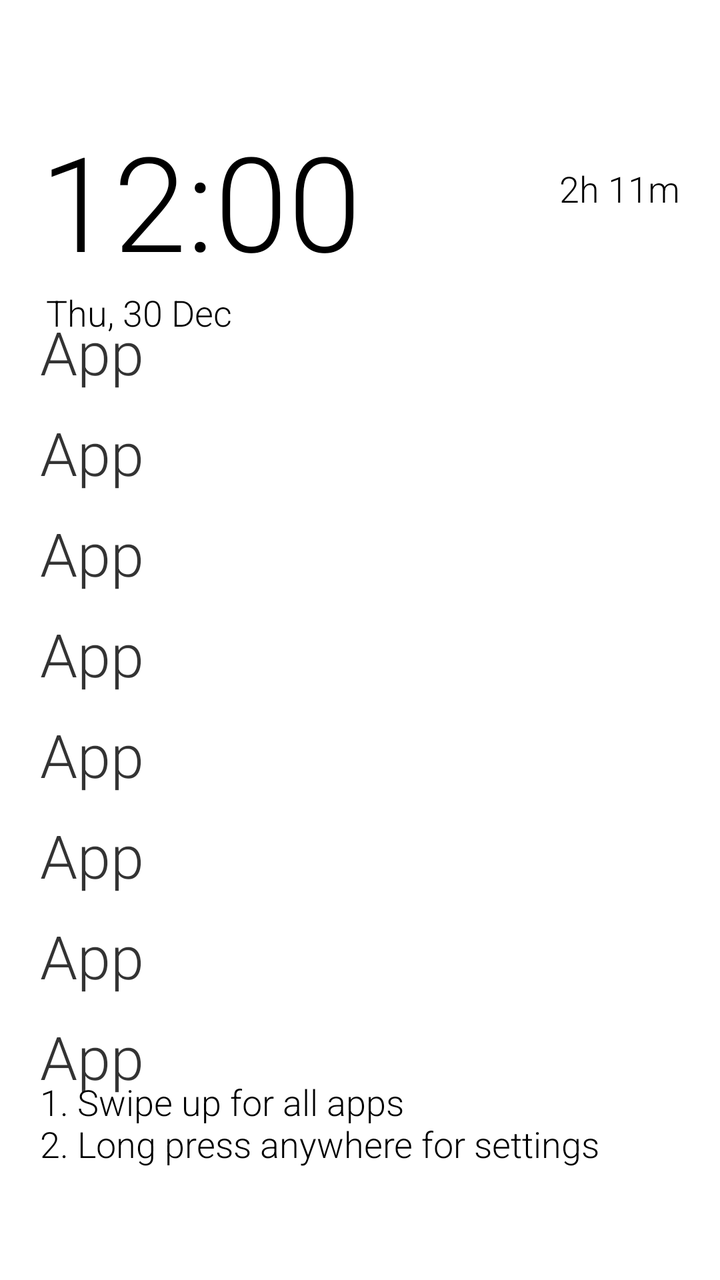
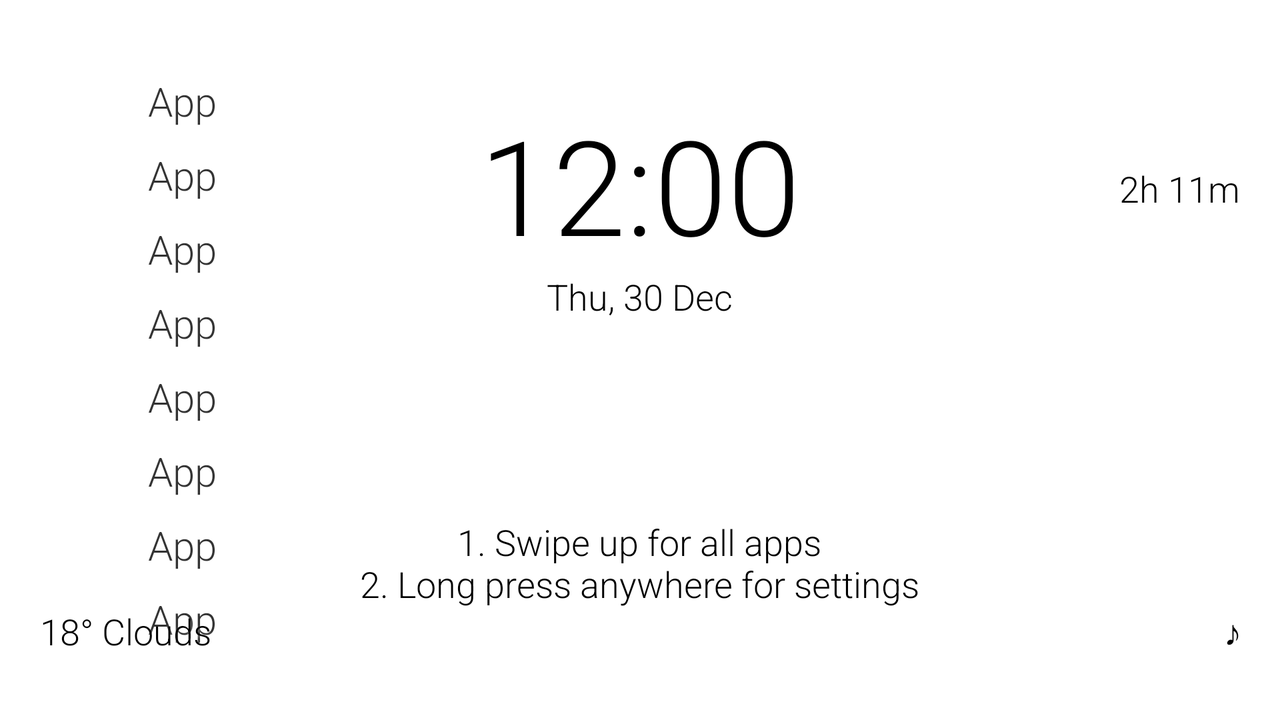

Two renders of one Android screen. The first uses the default layout on a phone; the second uses the alternative layout the repository ships for a different screen configuration, on a matching device. The two XML files are below.
<!-- AndroidManifest.xml: application theme AppTheme -->
<!-- res/layout/fragment_home.xml -->
<?xml version="1.0" encoding="utf-8"?>
<FrameLayout xmlns:android="http://schemas.android.com/apk/res/android"
    xmlns:tools="http://schemas.android.com/tools"
    android:id="@+id/mainLayout"
    android:layout_width="match_parent"
    android:layout_height="match_parent"
    android:animateLayoutChanges="true"
    android:orientation="vertical"
    tools:context=".ui.HomeFragment">

    
    <FrameLayout
        android:id="@+id/lock"
        android:layout_width="match_parent"
        android:layout_height="1dp"
        android:contentDescription="@string/lock_layout_description" />

    
    <LinearLayout
        android:id="@+id/dateTimeLayout"
        android:layout_width="match_parent"
        android:layout_height="wrap_content"
        android:layout_marginHorizontal="20dp"
        android:layout_marginTop="56dp"
        android:orientation="vertical"
        android:visibility="gone"
        tools:visibility="visible">

        <TextClock
            android:id="@+id/clock"
            style="@style/TextDefault"
            android:layout_width="wrap_content"
            android:layout_height="wrap_content"
            android:format12Hour="h:mm"
            android:textSize="@dimen/time_size"
            tools:text="02:34" />

        <TextView
            android:id="@+id/date"
            style="@style/TextDefault"
            android:layout_width="wrap_content"
            android:layout_height="wrap_content"
            android:format12Hour="EEE, dd MMM"
            android:format24Hour="EEE, dd MMM"
            android:paddingHorizontal="3dp"
            android:textSize="@dimen/date_size"
            tools:text="Thu, 30 Dec" />
    </LinearLayout>

    
    <androidx.appcompat.widget.AppCompatTextView
        android:id="@+id/tvScreenTime"
        style="@style/TextSmall"
        android:layout_width="wrap_content"
        android:layout_height="wrap_content"
        android:layout_gravity="end"
        android:layout_marginHorizontal="10dp"
        android:layout_marginTop="72dp"
        android:gravity="center"
        android:padding="10dp"
        android:textSize="@dimen/date_size"
        android:visibility="gone"
        tools:text="2h 11m"
        tools:visibility="visible" />

    
    <LinearLayout
        android:id="@+id/homeAppsLayout"
        android:layout_width="match_parent"
        android:layout_height="match_parent"
        android:gravity="center_vertical"
        android:orientation="vertical"
        android:paddingHorizontal="20dp"
        android:paddingTop="112dp"
        android:paddingBottom="48dp">

        <TextView
            android:id="@+id/homeApp1"
            style="@style/TextLarge"
            android:layout_width="wrap_content"
            android:layout_height="wrap_content"
            android:hint="@string/app"
            android:paddingVertical="@dimen/home_app_padding_vertical"
            android:tag="@string/tag_1"
            android:visibility="gone"
            tools:visibility="visible" />

        <TextView
            android:id="@+id/homeApp2"
            style="@style/TextLarge"
            android:layout_width="wrap_content"
            android:layout_height="wrap_content"
            android:hint="@string/app"
            android:paddingVertical="@dimen/home_app_padding_vertical"
            android:tag="@string/tag_2"
            android:visibility="gone"
            tools:visibility="visible" />

        <TextView
            android:id="@+id/homeApp3"
            style="@style/TextLarge"
            android:layout_width="wrap_content"
            android:layout_height="wrap_content"
            android:hint="@string/app"
            android:paddingVertical="@dimen/home_app_padding_vertical"
            android:tag="@string/tag_3"
            android:visibility="gone"
            tools:visibility="visible" />

        <TextView
            android:id="@+id/homeApp4"
            style="@style/TextLarge"
            android:layout_width="wrap_content"
            android:layout_height="wrap_content"
            android:hint="@string/app"
            android:paddingVertical="@dimen/home_app_padding_vertical"
            android:tag="@string/tag_4"
            android:visibility="gone"
            tools:visibility="visible" />

        <TextView
            android:id="@+id/homeApp5"
            style="@style/TextLarge"
            android:layout_width="wrap_content"
            android:layout_height="wrap_content"
            android:hint="@string/app"
            android:paddingVertical="@dimen/home_app_padding_vertical"
            android:tag="@string/tag_5"
            android:visibility="gone"
            tools:visibility="visible" />

        <TextView
            android:id="@+id/homeApp6"
            style="@style/TextLarge"
            android:layout_width="wrap_content"
            android:layout_height="wrap_content"
            android:hint="@string/app"
            android:paddingVertical="@dimen/home_app_padding_vertical"
            android:tag="@string/tag_6"
            android:visibility="gone"
            tools:visibility="visible" />

        <TextView
            android:id="@+id/homeApp7"
            style="@style/TextLarge"
            android:layout_width="wrap_content"
            android:layout_height="wrap_content"
            android:hint="@string/app"
            android:paddingVertical="@dimen/home_app_padding_vertical"
            android:tag="@string/tag_7"
            android:visibility="gone"
            tools:visibility="visible" />

        <TextView
            android:id="@+id/homeApp8"
            style="@style/TextLarge"
            android:layout_width="wrap_content"
            android:layout_height="wrap_content"
            android:hint="@string/app"
            android:paddingVertical="@dimen/home_app_padding_vertical"
            android:tag="@string/tag_8"
            android:visibility="gone"
            tools:visibility="visible" />

    </LinearLayout>

    <TextView
        android:id="@+id/firstRunTips"
        style="@style/TextSmall"
        android:layout_width="wrap_content"
        android:layout_height="wrap_content"
        android:layout_gravity="bottom"
        android:layout_marginStart="20dp"
        android:layout_marginEnd="8dp"
        android:layout_marginBottom="56dp"
        android:text="@string/swipe_up_for_apps"
        android:visibility="gone"
        tools:visibility="visible" />

    
    <TextView
        android:id="@+id/setDefaultLauncher"
        style="@style/TextMedium"
        android:layout_width="wrap_content"
        android:layout_height="wrap_content"
        android:layout_gravity="bottom|center_horizontal"
        android:layout_marginHorizontal="20dp"
        android:layout_marginBottom="56dp"
        android:ellipsize="end"
        android:maxLines="1"
        android:text="@string/set_as_default_launcher_u"
        android:visibility="gone" />
</FrameLayout>
<!-- resources referenced by this layout -->
<resources>
  <!-- from res/values-xxhdpi/ -->
  <dimen name="date_size">18sp</dimen>
  <!-- from res/values-xxhdpi/ -->
  <dimen name="home_app_padding_vertical">5dp</dimen>
  <!-- from res/values-xxhdpi/ -->
  <dimen name="time_size">66sp</dimen>
  <string name="app">App</string>
  <string name="lock_layout_description" translatable="false">lock layout description to be used a unique id to lock screen</string>
  <string name="set_as_default_launcher_u"><u>Set as default launcher</u></string>
  <string name="swipe_up_for_apps">1. Swipe up for all apps\n2. Long press anywhere for settings</string>
  <string name="tag_1" translatable="false">1</string>
  <string name="tag_2" translatable="false">2</string>
  <string name="tag_3" translatable="false">3</string>
  <string name="tag_4" translatable="false">4</string>
  <string name="tag_5" translatable="false">5</string>
  <string name="tag_6" translatable="false">6</string>
  <string name="tag_7" translatable="false">7</string>
  <string name="tag_8" translatable="false">8</string>
  <style name="TextDefault" parent="@android:style/TextAppearance.Large">
          <item name="fontFamily">?attr/launcherFont</item>
          <item name="android:fontFamily">?attr/launcherFont</item>
          <item name="android:textColor">?attr/launcherTextColor</item>
          <item name="android:textColorHint">?attr/primaryColorTrans80</item>
          <item name="android:shadowColor">?attr/primaryTextShadowColor</item>
          <item name="android:shadowDx">0</item>
          <item name="android:shadowDy">2</item>
          <item name="android:shadowRadius">4</item>
      </style>
  <style name="TextLarge" parent="TextDefault">
          <item name="android:textSize">@dimen/text_large</item>
      </style>
  <style name="TextMedium" parent="TextDefault">
          <item name="android:textSize">20sp</item>
      </style>
  <style name="TextSmall" parent="TextDefault">
          <item name="android:textSize">@dimen/text_small</item>
      </style>
  <!-- from res/values-xxhdpi/ -->
  <dimen name="text_large">30sp</dimen>
  <!-- from res/values-xxhdpi/ -->
  <dimen name="text_small">18sp</dimen>
  <style name="WindowAnimationTransition">
          <item name="android:windowEnterAnimation">@android:anim/fade_in</item>
          <item name="android:windowExitAnimation">@android:anim/fade_out</item>
      </style>
  <color name="black">#000000</color>
  <color name="blackInverse">#FFFFFF</color>
  <color name="blackInverseTrans50">#80FFFFFF</color>
  <color name="blackTrans50">#80000000</color>
  <color name="blackTrans80">#CC000000</color>
  <color name="blackInverseTrans80">#CCFFFFFF</color>
  <color name="blackInverseTrans90">#E6FFFFFF</color>
  <color name="blackInverseTrans10">#1AFFFFFF</color>
  <color name="blackInverseTrans25">#40FFFFFF</color>
  <!-- some entries are left out for length -->
</resources>
<!-- res/layout-land/fragment_home.xml (the repository's variant of the layout above) -->
<!-- drawn on the phone turned sideways -->
<?xml version="1.0" encoding="utf-8"?>
<FrameLayout xmlns:android="http://schemas.android.com/apk/res/android"
    xmlns:app="http://schemas.android.com/apk/res-auto"
    xmlns:tools="http://schemas.android.com/tools"
    android:id="@+id/mainLayout"
    android:layout_width="match_parent"
    android:layout_height="match_parent"
    android:animateLayoutChanges="true"
    android:orientation="vertical"
    tools:context=".ui.HomeFragment">

    
    <FrameLayout
        android:id="@+id/lock"
        android:layout_width="match_parent"
        android:layout_height="1dp"
        android:contentDescription="@string/lock_layout_description" />

    
    <LinearLayout
        android:id="@+id/dateTimeLayout"
        android:layout_width="wrap_content"
        android:layout_height="wrap_content"
        android:layout_gravity="center_horizontal"
        android:layout_marginTop="48dp"
        android:gravity="center_horizontal"
        android:orientation="vertical"
        android:visibility="gone"
        tools:visibility="visible">

        <TextClock
            android:id="@+id/clock"
            style="@style/TextDefault"
            android:layout_width="wrap_content"
            android:layout_height="wrap_content"
            android:fontFamily="sans-serif-light"
            android:format12Hour="h:mm"
            android:textSize="@dimen/time_size"
            tools:text="02:34" />

        <TextView
            android:id="@+id/date"
            style="@style/TextDefault"
            android:layout_width="wrap_content"
            android:layout_height="wrap_content"
            android:format12Hour="EEE, dd MMM"
            android:format24Hour="EEE, dd MMM"
            android:paddingHorizontal="3dp"
            android:textSize="@dimen/date_size"
            tools:text="Thu, 30 Dec" />
    </LinearLayout>

    
    <androidx.appcompat.widget.AppCompatTextView
        android:id="@+id/tvScreenTime"
        style="@style/TextSmall"
        android:layout_width="wrap_content"
        android:layout_height="wrap_content"
        android:layout_gravity="end"
        android:layout_marginHorizontal="10dp"
        android:layout_marginTop="72dp"
        android:gravity="center"
        android:padding="10dp"
        android:textSize="@dimen/date_size"
        android:visibility="gone"
        tools:text="2h 11m"
        tools:visibility="visible" />

    
    <LinearLayout
        android:id="@+id/homeAppsLayout"
        android:layout_width="match_parent"
        android:layout_height="match_parent"
        android:layout_marginHorizontal="74dp"
        android:gravity="center_vertical"
        android:orientation="vertical"
        android:paddingVertical="@dimen/home_app_padding_vertical">

        <TextView
            android:id="@+id/homeApp1"
            style="@style/TextMedium"
            android:layout_width="wrap_content"
            android:layout_height="wrap_content"
            android:hint="@string/app"
            android:paddingVertical="@dimen/home_app_padding_vertical"
            android:tag="@string/tag_1"
            android:visibility="gone"
            tools:visibility="visible" />

        <TextView
            android:id="@+id/homeApp2"
            style="@style/TextMedium"
            android:layout_width="wrap_content"
            android:layout_height="wrap_content"
            android:hint="@string/app"
            android:paddingVertical="@dimen/home_app_padding_vertical"
            android:tag="@string/tag_2"
            android:visibility="gone"
            tools:visibility="visible" />

        <TextView
            android:id="@+id/homeApp3"
            style="@style/TextMedium"
            android:layout_width="wrap_content"
            android:layout_height="wrap_content"
            android:hint="@string/app"
            android:paddingVertical="@dimen/home_app_padding_vertical"
            android:tag="@string/tag_3"
            android:visibility="gone"
            tools:visibility="visible" />

        <TextView
            android:id="@+id/homeApp4"
            style="@style/TextMedium"
            android:layout_width="wrap_content"
            android:layout_height="wrap_content"
            android:hint="@string/app"
            android:paddingVertical="@dimen/home_app_padding_vertical"
            android:tag="@string/tag_4"
            android:visibility="gone"
            tools:visibility="visible" />

        <TextView
            android:id="@+id/homeApp5"
            style="@style/TextMedium"
            android:layout_width="wrap_content"
            android:layout_height="wrap_content"
            android:hint="@string/app"
            android:paddingVertical="@dimen/home_app_padding_vertical"
            android:tag="@string/tag_5"
            android:visibility="gone"
            tools:visibility="visible" />

        <TextView
            android:id="@+id/homeApp6"
            style="@style/TextMedium"
            android:layout_width="wrap_content"
            android:layout_height="wrap_content"
            android:hint="@string/app"
            android:paddingVertical="@dimen/home_app_padding_vertical"
            android:tag="@string/tag_6"
            android:visibility="gone"
            tools:visibility="visible" />

        <TextView
            android:id="@+id/homeApp7"
            style="@style/TextMedium"
            android:layout_width="wrap_content"
            android:layout_height="wrap_content"
            android:hint="@string/app"
            android:paddingVertical="@dimen/home_app_padding_vertical"
            android:tag="@string/tag_7"
            android:visibility="gone"
            tools:visibility="visible" />

        <TextView
            android:id="@+id/homeApp8"
            style="@style/TextMedium"
            android:layout_width="wrap_content"
            android:layout_height="wrap_content"
            android:hint="@string/app"
            android:paddingVertical="@dimen/home_app_padding_vertical"
            android:tag="@string/tag_8"
            android:visibility="gone"
            tools:visibility="visible" />

        
        <TextView
            android:id="@+id/homeAppDynamic1"
            style="@style/TextMedium"
            android:layout_width="wrap_content"
            android:layout_height="wrap_content"
            android:paddingVertical="@dimen/home_app_padding_vertical"
            android:tag="@string/tag_9"
            android:visibility="gone" />

        <TextView
            android:id="@+id/homeAppDynamic2"
            style="@style/TextMedium"
            android:layout_width="wrap_content"
            android:layout_height="wrap_content"
            android:paddingVertical="@dimen/home_app_padding_vertical"
            android:tag="@string/tag_10"
            android:visibility="gone" />

        <TextView
            android:id="@+id/homeAppDynamic3"
            style="@style/TextMedium"
            android:layout_width="wrap_content"
            android:layout_height="wrap_content"
            android:paddingVertical="@dimen/home_app_padding_vertical"
            android:tag="@string/tag_11"
            android:visibility="gone" />

        <TextView
            android:id="@+id/homeAppDynamic4"
            style="@style/TextMedium"
            android:layout_width="wrap_content"
            android:layout_height="wrap_content"
            android:paddingVertical="@dimen/home_app_padding_vertical"
            android:tag="@string/tag_12"
            android:visibility="gone" />

    </LinearLayout>

    
    <LinearLayout
        android:id="@+id/atAGlanceBar"
        android:layout_width="match_parent"
        android:layout_height="wrap_content"
        android:layout_gravity="bottom"
        android:layout_marginHorizontal="20dp"
        android:layout_marginBottom="24dp"
        android:gravity="center_vertical"
        android:orientation="horizontal"
        android:visibility="gone"
        tools:visibility="visible">

        <TextView
            android:id="@+id/tvWeather"
            style="@style/TextSmall"
            android:layout_width="0dp"
            android:layout_height="wrap_content"
            android:layout_weight="1"
            android:paddingVertical="8dp"
            android:visibility="gone"
            tools:text="18° Clouds"
            tools:visibility="visible" />

        <TextView
            android:id="@+id/tvMediaPlayer"
            style="@style/TextSmall"
            android:layout_width="wrap_content"
            android:layout_height="wrap_content"
            android:gravity="end"
            android:paddingStart="8dp"
            android:paddingVertical="8dp"
            android:text="&#9834;"
            android:visibility="gone"
            tools:visibility="visible" />

    </LinearLayout>

    
    <com.google.android.material.floatingactionbutton.FloatingActionButton
        android:id="@+id/fab"
        android:layout_width="wrap_content"
        android:layout_height="wrap_content"
        android:layout_gravity="bottom|end"
        android:layout_marginBottom="@dimen/fab_margin_bottom"
        android:layout_marginEnd="20dp"
        android:contentDescription="@string/fab"
        android:src="@drawable/ic_fab"
        android:visibility="gone"
        app:backgroundTint="?attr/primaryShadeDarkColor"
        app:elevation="4dp"
        app:fabSize="mini"
        app:tint="?attr/launcherTextColor" />

    <TextView
        android:id="@+id/firstRunTips"
        style="@style/TextSmall"
        android:layout_width="wrap_content"
        android:layout_height="wrap_content"
        android:layout_gravity="bottom|center_horizontal"
        android:layout_marginHorizontal="8dp"
        android:layout_marginBottom="56dp"
        android:gravity="center"
        android:text="@string/swipe_up_for_apps" />

    
    <TextView
        android:id="@+id/setDefaultLauncher"
        style="@style/TextMedium"
        android:layout_width="wrap_content"
        android:layout_height="wrap_content"
        android:layout_gravity="bottom|center_horizontal"
        android:layout_marginStart="24dp"
        android:layout_marginEnd="24dp"
        android:layout_marginBottom="56dp"
        android:ellipsize="end"
        android:maxLines="1"
        android:text="@string/set_as_default_launcher_u"
        android:visibility="gone" />
</FrameLayout>
<!-- resources referenced by the variant -->
<!-- as the phone turned sideways resolves them -->
<resources>
  <!-- from res/values-xxhdpi/ -->
  <dimen name="date_size">18sp</dimen>
  <dimen name="fab_margin_bottom">80dp</dimen>
  <!-- from res/values-xxhdpi/ -->
  <dimen name="home_app_padding_vertical">5dp</dimen>
  <!-- from res/values-xxhdpi/ -->
  <dimen name="time_size">66sp</dimen>
  <!-- drawable ic_fab (drawable) -->
  <?xml version="1.0" encoding="utf-8"?>
  <vector xmlns:android="http://schemas.android.com/apk/res/android"
      android:width="24dp"
      android:height="24dp"
      android:viewportWidth="24"
      android:viewportHeight="24">
      <path
          android:strokeColor="@color/white"
          android:strokeWidth="2"
          android:strokeLineCap="round"
          android:fillColor="@android:color/transparent"
          android:pathData="M4,12 C5.5,9 7.5,9 9,12 C10.5,15 12.5,15 14,12 C15.5,9 17.5,9 19,12" />
  </vector>
  <string name="app">App</string>
  <string name="fab">FAB</string>
  <string name="lock_layout_description" translatable="false">lock layout description to be used a unique id to lock screen</string>
  <string name="set_as_default_launcher_u"><u>Set as default launcher</u></string>
  <string name="swipe_up_for_apps">1. Swipe up for all apps\n2. Long press anywhere for settings</string>
  <string name="tag_1" translatable="false">1</string>
  <string name="tag_10" translatable="false">10</string>
  <string name="tag_11" translatable="false">11</string>
  <string name="tag_12" translatable="false">12</string>
  <string name="tag_2" translatable="false">2</string>
  <string name="tag_3" translatable="false">3</string>
  <string name="tag_4" translatable="false">4</string>
  <string name="tag_5" translatable="false">5</string>
  <string name="tag_6" translatable="false">6</string>
  <string name="tag_7" translatable="false">7</string>
  <string name="tag_8" translatable="false">8</string>
  <string name="tag_9" translatable="false">9</string>
  <style name="TextDefault" parent="@android:style/TextAppearance.Large">
          <item name="fontFamily">?attr/launcherFont</item>
          <item name="android:fontFamily">?attr/launcherFont</item>
          <item name="android:textColor">?attr/launcherTextColor</item>
          <item name="android:textColorHint">?attr/primaryColorTrans80</item>
          <item name="android:shadowColor">?attr/primaryTextShadowColor</item>
          <item name="android:shadowDx">0</item>
          <item name="android:shadowDy">2</item>
          <item name="android:shadowRadius">4</item>
      </style>
  <style name="TextMedium" parent="TextDefault">
          <item name="android:textSize">20sp</item>
      </style>
  <style name="TextSmall" parent="TextDefault">
          <item name="android:textSize">@dimen/text_small</item>
      </style>
  <color name="white">#FFFFFF</color>
  <!-- from res/values-xxhdpi/ -->
  <dimen name="text_small">18sp</dimen>
  <style name="WindowAnimationTransition">
          <item name="android:windowEnterAnimation">@android:anim/fade_in</item>
          <item name="android:windowExitAnimation">@android:anim/fade_out</item>
      </style>
  <color name="black">#000000</color>
  <color name="blackInverse">#FFFFFF</color>
  <color name="blackInverseTrans50">#80FFFFFF</color>
  <color name="blackTrans50">#80000000</color>
  <color name="blackTrans80">#CC000000</color>
  <color name="blackInverseTrans80">#CCFFFFFF</color>
  <color name="blackInverseTrans90">#E6FFFFFF</color>
  <color name="blackInverseTrans10">#1AFFFFFF</color>
  <color name="blackInverseTrans25">#40FFFFFF</color>
  <!-- some entries are left out for length -->
</resources>
